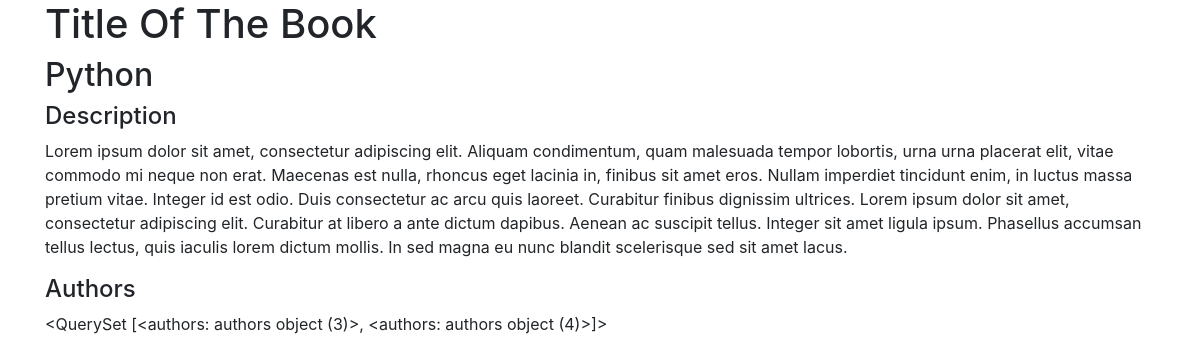
Page /view/3 on the committed database.
### books_author_app/models.py (models this page shows)
class books(models.Model):
    title = models.CharField(max_length=255)
    description = models.TextField()
    authors = models.ManyToManyField(authors, related_name="books")
    created_at = models.DateTimeField(auto_now_add=True)
    updated_at = models.DateTimeField(auto_now=True)

class authors(models.Model):
    first_name = models.CharField(max_length=45)
    last_name = models.CharField(max_length=45)
    notes = models.TextField()
    created_at = models.DateTimeField(auto_now_add=True)
    updated_at = models.DateTimeField(auto_now=True)

### books_author_app/views.py (the view)
# urls.py: path('view/<int:id>', views.view, name='view'),
def view(request, id):
    context ={
        "books":books.objects.get(id=id),
    }
    return render(request, "view.html", context)

### books_author_app/templates/view.html (shortened to what this page needs)
<!DOCTYPE html>
<html lang="en">
<head>
    <link
    rel="stylesheet"
    href="https://stackpath.bootstrapcdn.com/bootstrap/4.4.1/css/bootstrap.min.css"
  />
</head>
<body>
    <div class="container">
        <h1>Title Of The Book</h1>
        <h2>{{books.title}}</h2>
        <h4>Description</h4>
        <p>{{books.description}}</p>
        <h4>Authors</h4>
        <p>{{books.authors.all}}</p>
    </div>
</body>
</html>

### rows in the picture
books: title "Python", description "Lorem ipsum dolor sit amet, consectetur adipiscing elit. Aliquam condimentum, quam malesuada tempor lobortis, urna urna placerat elit, vitae commodo mi neque non erat. Maecenas est nulla, rhoncus eget lacinia in, finibus sit amet eros. Nullam imperdiet tincidunt enim, in luctus massa pretium vitae. Integer id est odio. Duis consectetur ac arcu quis laoreet. Curabitur finibus dignissim ultrices. Lorem ipsum dolor sit amet, consectetur adipiscing elit. Curabitur at libero a ante dictum dapibus. Aenean ac suscipit tellus. Integer sit amet ligula ipsum. Phasellus accumsan tellus lectus, quis iaculis lorem dictum mollis. In sed magna eu nunc blandit scelerisque sed sit amet lacus.", authors.all "<QuerySet [<authors: authors object (3)>, <authors: authors object (4)>]>"
